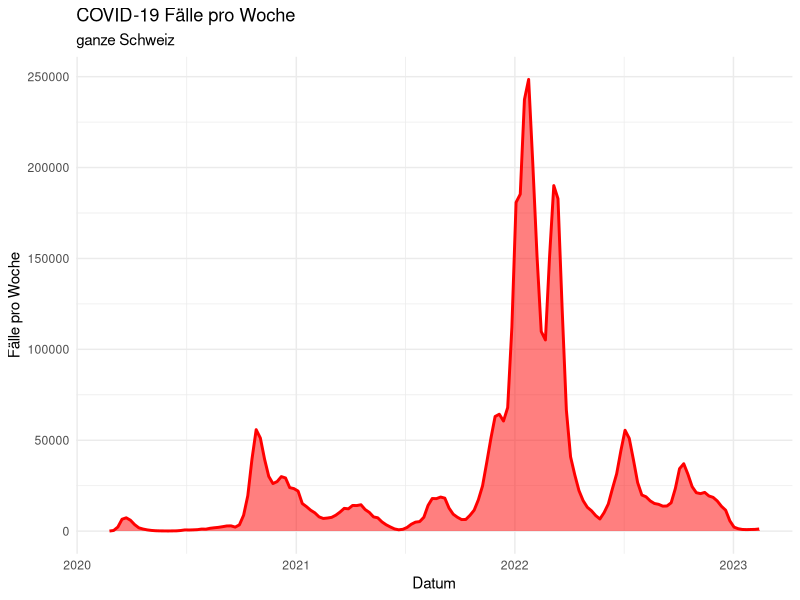
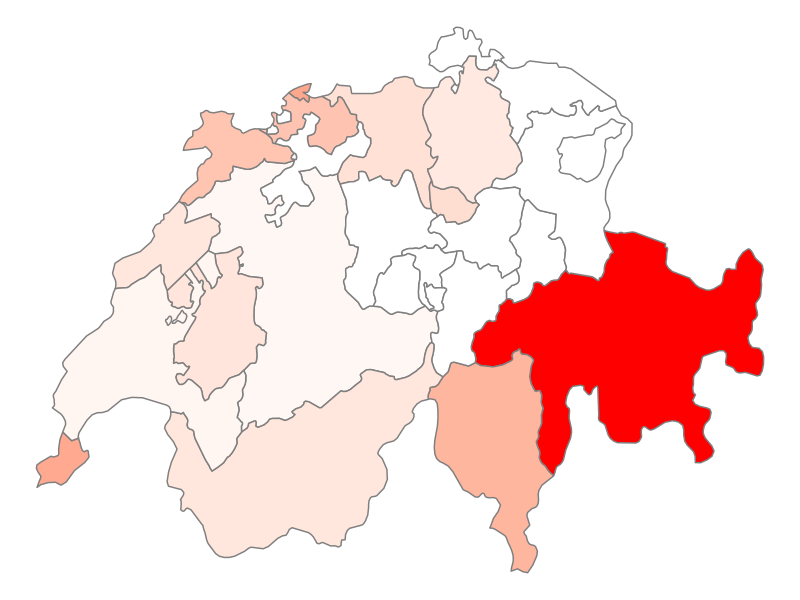

Write the R code that produced these figures, in order.
## ---- chunk 1
knitr::opts_chunk$set(comment = NA, 
                      fig.align = 'center',
                      echo = TRUE, 
                      eval = FALSE, 
                      warning = FALSE,
                      message = FALSE)

options(digits = 3)

library(tidyverse)
covid <- read_csv("data/covid.csv")
## ---- chunk 2
library(tidyverse)
covid <- read_csv("data/covid.csv")
kantone <- read_csv("data/kantone.csv")
## ---- chunk 3

covid %>% 
  group_by(region, datum) %>% 
  summarise(anzahl = sum(anzahl), 
            summe = sum(summe), 
            population = sum(population, na.rm = TRUE)) %>% 
  filter(region == "CH") %>% 
  ggplot(aes(x = datum, y = anzahl)) +
  geom_area(fill = "#ff0000", alpha = 0.5) +
  geom_line(color = "#ff0000", linewidth = 1) +
  labs(title = "COVID-19 Fälle pro Woche", subtitle = "ganze Schweiz") +
  xlab("Datum") +
  ylab("Fälle pro Woche") +
  theme_minimal()

## ---- chunk 4
covid_first_week <- covid %>% 
  group_by(region, datum) %>% 
  summarise(anzahl = sum(anzahl), 
            summe = sum(summe), 
            population = sum(population, na.rm = TRUE)) %>% 
  mutate(anzahl_pro_kopf = anzahl / population,
         summe_pro_kopf = summe / population) %>% 
  filter(datum == min(datum)) %>% 
  select(region, summe_pro_kopf)

kantone %>%
  left_join(covid_first_week, by = c("kanton_code" = "region")) %>% 
  ggplot(aes(x = x, y = y, group = kanton_id, fill = summe_pro_kopf)) +
  geom_polygon(col = "grey50") +
  theme_void() +
  theme(legend.position = "none") +
  scale_fill_gradient(low = "white", high = "red")


